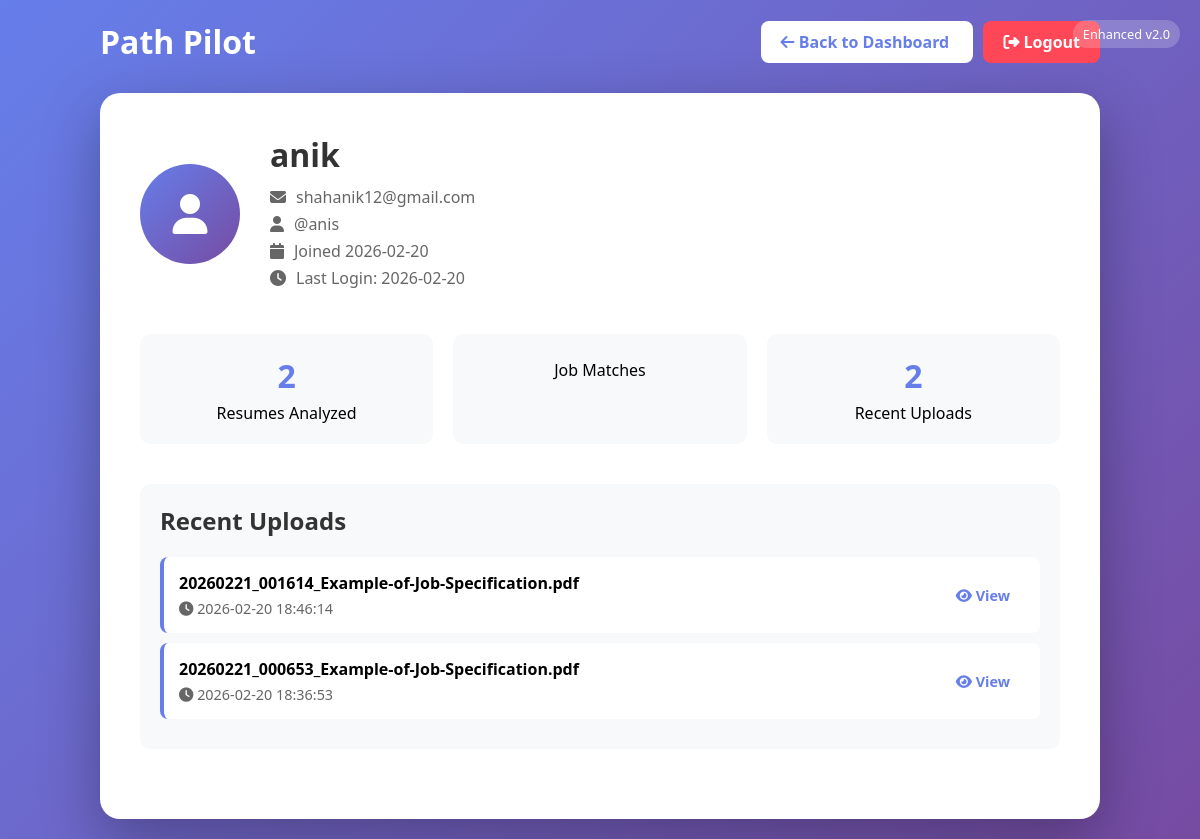
/profile (signed in), run on an earlier commit of the app's database.
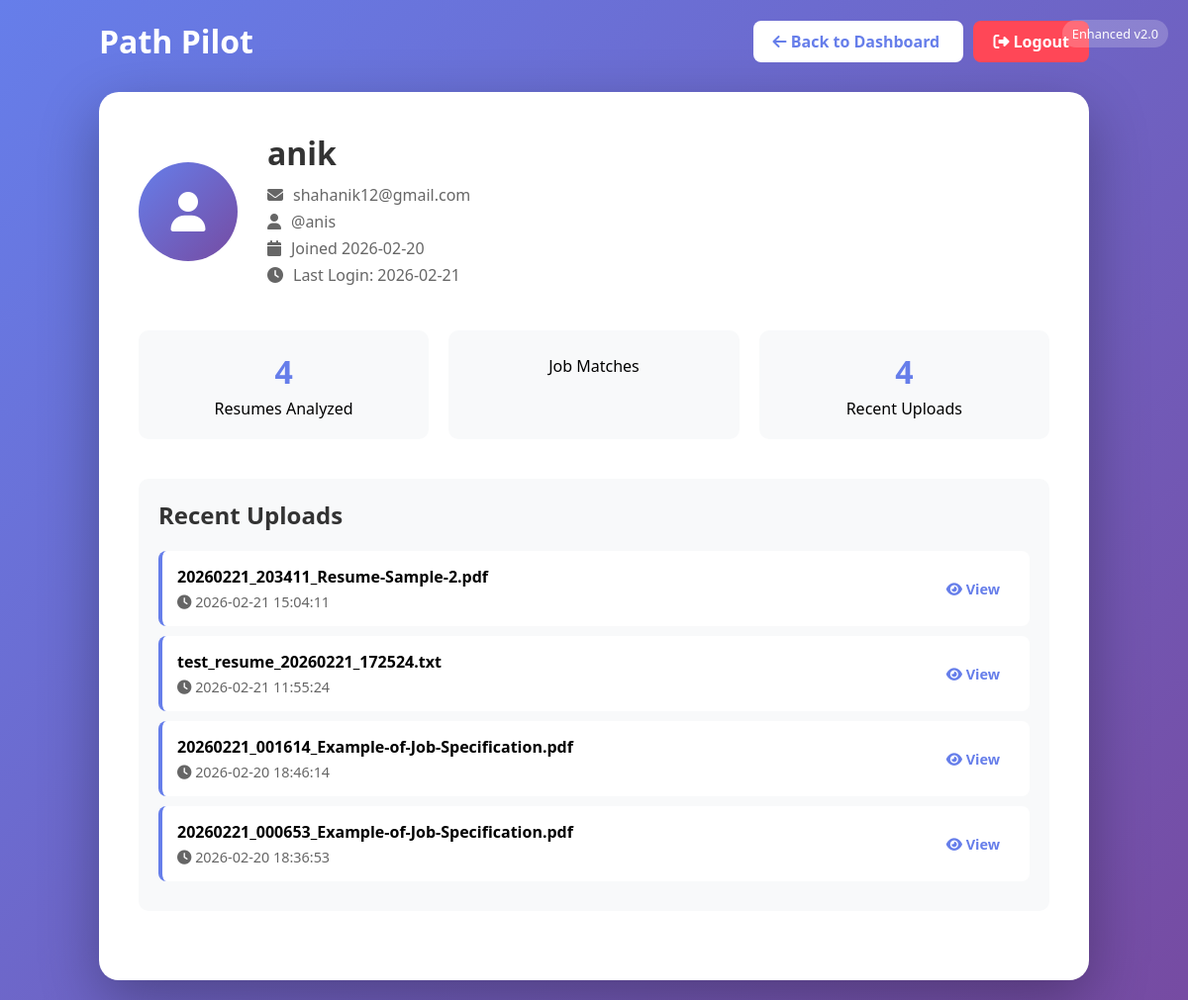
And on a later commit of the database.
### tables this page shows
CREATE TABLE users (
            id INTEGER PRIMARY KEY AUTOINCREMENT,
            email TEXT UNIQUE NOT NULL,
            username TEXT UNIQUE NOT NULL,
            password TEXT NOT NULL,
            full_name TEXT,
            created_at TIMESTAMP DEFAULT CURRENT_TIMESTAMP,
            last_login TIMESTAMP
        );

CREATE TABLE user_uploads (
            id INTEGER PRIMARY KEY AUTOINCREMENT,
            user_id INTEGER,
            filename TEXT NOT NULL,
            filepath TEXT NOT NULL,
            upload_time TIMESTAMP DEFAULT CURRENT_TIMESTAMP,
            skills TEXT,
            top_roles TEXT,
            jobs TEXT,
            courses TEXT, ai_response TEXT, match_history TEXT, analysis_version TEXT, contact_info TEXT DEFAULT '{}', education TEXT DEFAULT '[]', experience TEXT DEFAULT '[]', department TEXT,
            FOREIGN KEY (user_id) REFERENCES users(id)
        );

### app.py (the view)
@app.route('/profile')
@login_required
def profile():
    db = get_db()
    user = db.execute('SELECT * FROM users WHERE id = ?', (session['user_id'],)).fetchone()
    uploads = db.execute(
        'SELECT COUNT(*) as count FROM user_uploads WHERE user_id = ?',
        (session['user_id'],)
    ).fetchone()
    recent = db.execute(
        'SELECT * FROM user_uploads WHERE user_id = ? ORDER BY upload_time DESC LIMIT 5',
        (session['user_id'],)
    ).fetchall()
    db.close()
    user_data = dict(user) if user else {}
    uploads_list = [dict(u) for u in recent]
    return render_template('profile.html',
                          user=user_data,
                          upload_count=uploads['count'] if uploads else 0,
                          recent_uploads=uploads_list)

### app.py (called while the page is built)
def get_db():
    conn = sqlite3.connect(app.config['DATABASE'])
    conn.row_factory = sqlite3.Row
    return conn

def login_required(f):
    @wraps(f)
    def decorated_function(*args, **kwargs):
        if 'user_id' not in session:
            flash('Please log in first', 'error')
            return redirect(url_for('login'))
        return f(*args, **kwargs)
    return decorated_function

### templates/profile.html (shortened to what this page needs)
<!DOCTYPE html>
<html lang="en">
<head>
    <link href="https://cdnjs.cloudflare.com/ajax/libs/font-awesome/6.4.0/css/all.min.css" rel="stylesheet">
</head>
<body>
    <div class="version-badge">Enhanced v2.0</div>
    <div class="container">
        <div class="header">
            <div class="logo">Path Pilot</div>
            <div>
                <a href="{{ url_for('dashboard') }}" class="btn">
                    <i class="fas fa-arrow-left"></i> Back to Dashboard
                </a>
                <a href="{{ url_for('logout') }}" class="btn" style="background: #ff4757; color: white; margin-left: 10px;">
                    <i class="fas fa-sign-out-alt"></i> Logout
                </a>
            </div>
        </div>
        <div class="profile-card">
            <div class="profile-header">
                <div class="avatar">
                    <i class="fas fa-user"></i>
                </div>
                <div class="profile-info">
                    <h1>{{ user.full_name or user.username }}</h1>
                    <p><i class="fas fa-envelope"></i> {{ user.email }}</p>
                    <p><i class="fas fa-user"></i> @{{ user.username }}</p>
                    <p><i class="fas fa-calendar"></i> Joined {{ user.created_at[:10] if user.created_at else 'Recently' }}</p>
                    <p><i class="fas fa-clock"></i> Last Login: {{ user.last_login[:10] if user.last_login else 'Never' }}</p>
                </div>
            </div>
            <div class="stats-grid">
                <div class="stat-card">
                    <div class="stat-number">{{ upload_count }}</div>
                    <div>Resumes Analyzed</div>
                </div>
                <div class="stat-card">
                    <div>Job Matches</div>
                </div>
                <div class="stat-card">
                    <div class="stat-number">{{ recent_uploads|length }}</div>
                    <div>Recent Uploads</div>
                </div>
            </div>
            <div class="uploads-section">
                <h2 style="color: #333; margin-bottom: 20px;">Recent Uploads</h2>
                {% if recent_uploads %}
                    {% for upload in recent_uploads %}
                    <div class="upload-item">
                        <div>
                            <strong>{{ upload.filename }}</strong>
                            <div style="font-size: 0.9rem; color: #666; margin-top: 5px;">
                                <i class="fas fa-clock"></i> {{ upload.upload_time[:19] }}
                            </div>
                        </div>
                        <a href="{{ url_for('view_upload', upload_id=upload.id) }}" class="btn" style="padding: 8px 15px; font-size: 0.9rem;">
                            <i class="fas fa-eye"></i> View
                        </a>
                    </div>
                    {% endfor %}
                {% else %}
                    <p style="color: #666; text-align: center;">No uploads yet. Upload your first resume to get started!</p>
                {% endif %}
            </div>
        </div>
    </div>
</body>
</html>

### templates/profile.html (style rules this page uses)
* { margin: 0; padding: 0; box-sizing: border-box; }
body { font-family: 'Segoe UI', Tahoma, Geneva, Verdana, sans-serif; background: linear-gradient(135deg, #667eea 0%, #764ba2 100%); min-height: 100vh; padding: 20px; }
.container { max-width: 1000px; margin: 0 auto; }
.header { display: flex; justify-content: space-between; align-items: center; margin-bottom: 30px; }
.logo { font-size: 2rem; color: white; font-weight: bold; }
.btn { padding: 10px 20px; background: white; color: #667eea; text-decoration: none; border-radius: 8px; font-weight: 600; transition: all 0.3s ease; }
.profile-card { background: white; border-radius: 20px; padding: 40px; box-shadow: 0 20px 60px rgba(0,0,0,0.3); }
.profile-header { display: flex; align-items: center; gap: 30px; margin-bottom: 40px; }
.avatar { width: 100px; height: 100px; background: linear-gradient(135deg, #667eea 0%, #764ba2 100%); border-radius: 50%; display: flex; align-items: center; justify-content: center; font-size: 2.5rem; color: white; }
.profile-info h1 { font-size: 2rem; margin-bottom: 10px; color: #333; }
.profile-info p { color: #666; margin-bottom: 5px; display: flex; align-items: center; gap: 10px; }
.stats-grid { display: grid; grid-template-columns: repeat(auto-fit, minmax(200px, 1fr)); gap: 20px; margin-bottom: 40px; }
.stat-card { background: #f8f9fa; padding: 20px; border-radius: 10px; text-align: center; }
.stat-number { font-size: 2rem; font-weight: bold; color: #667eea; margin-bottom: 5px; }
.uploads-section { background: #f8f9fa; padding: 20px; border-radius: 10px; margin-bottom: 30px; }
.upload-item { display: flex; justify-content: space-between; align-items: center; padding: 15px; background: white; border-radius: 8px; margin-bottom: 10px; border-left: 4px solid #667eea; }
.version-badge { position: absolute; top: 20px; right: 20px; background: rgba(255,255,255,0.2); color: white; padding: 5px 10px; border-radius: 20px; font-size: 0.8rem; }

What changed in the data, as far as the page shows it:
changed users "anik": last_login "2026-02-20" → "2026-02-21"
added user_uploads: filename "20260221_203411_Resume-Sample-2.pdf", upload_time "2026-02-21 15:04:11"
added user_uploads: filename "test_resume_20260221_172524.txt", upload_time "2026-02-21 11:55:24"
Also different on the page:
{{ upload_count }}: "2" → "4"
{{ recent_uploads|length }}: "2" → "4"
